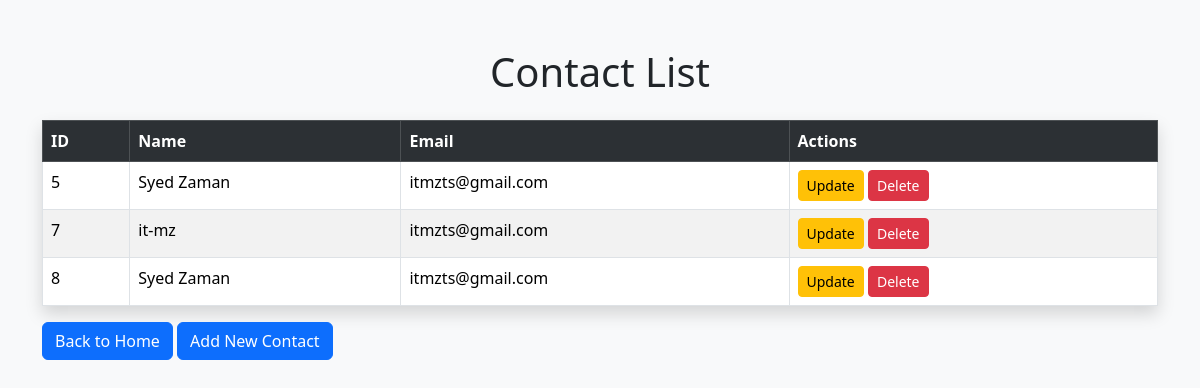
/users, run on an earlier commit of the app's database.
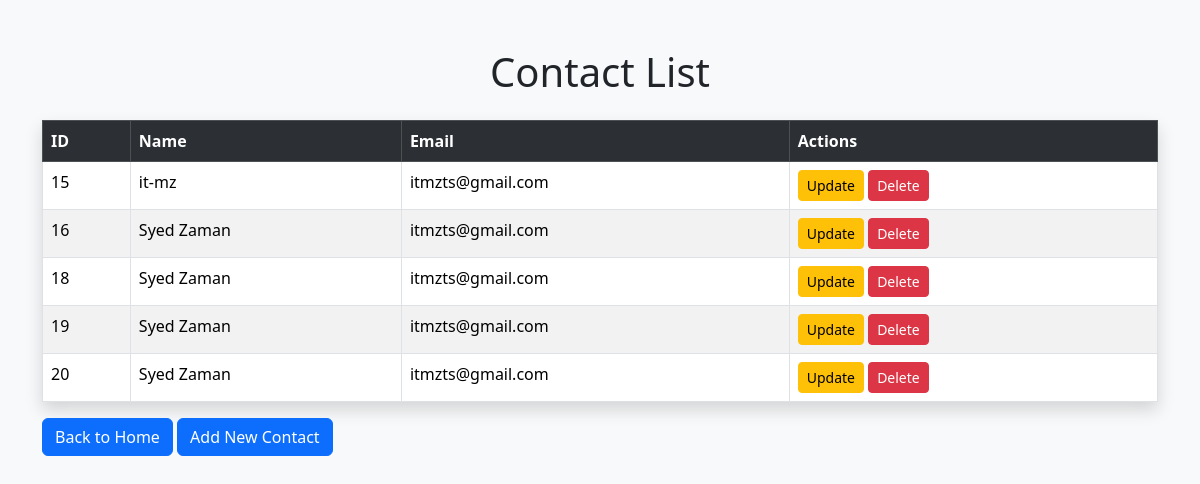
And on a later commit of the database.
### tables this page shows
CREATE TABLE contacts (
            id INTEGER PRIMARY KEY AUTOINCREMENT,
            name TEXT,
            email TEXT
        );

### app.py (the view)
@app.route('/users')
def users():
    conn = sqlite3.connect('database.db')
    cur = conn.cursor()
    cur.execute("SELECT * FROM contacts")
    data = cur.fetchall()
    conn.close()
    return render_template('users.html', users=data)

### templates/users.html (shortened to what this page needs)
<!DOCTYPE html>
<html>
<head>
    <link href="https://cdn.jsdelivr.net/npm/bootstrap@5.3.2/dist/css/bootstrap.min.css" rel="stylesheet">
</head>
<body class="bg-light">
<div class="container mt-5">
    <h1 class="text-center mb-4">Contact List</h1>
    <table class="table table-striped table-bordered shadow">
        <tr class="table-dark">
            <th>ID</th>
            <th>Name</th>
            <th>Email</th>
            <th>Actions</th>
        </tr>
        {% for user in users %}
        <tr>
            <td>{{ user[0] }}</td>
            <td>{{ user[1] }}</td>
            <td>{{ user[2] }}</td>
            <td>
                <a href="/update/{{ user[0] }}" class="btn btn-warning btn-sm">Update</a>
                <a href="/delete/{{ user[0] }}" class="btn btn-danger btn-sm" onclick="return confirm('Are you sure?')">Delete</a>
            </td>
        </tr>
        {% endfor %}
    </table>
    <a href="/" class="btn btn-primary">Back to Home</a>
    <a href="/contact" class="btn btn-primary">Add New Contact</a>
</div>
</body>
</html>

What changed in the data, as far as the page shows it:
removed contacts: id "5", name "Syed Zaman", email "itmzts@gmail.com"
removed contacts: id "7", name "it-mz", email "itmzts@gmail.com"
removed contacts: id "8", name "Syed Zaman", email "itmzts@gmail.com"
added contacts: id "15", name "it-mz", email "itmzts@gmail.com"
added contacts: id "16", name "Syed Zaman", email "itmzts@gmail.com"
added contacts: id "18", name "Syed Zaman", email "itmzts@gmail.com"
added contacts: id "19", name "Syed Zaman", email "itmzts@gmail.com"
added contacts: id "20", name "Syed Zaman", email "itmzts@gmail.com"
